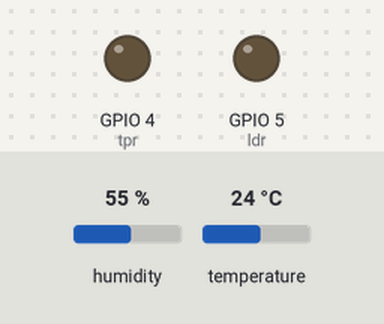
Simulated run of this program. Board: ESP8266 (NodeMCU). On the bench: output pins drawn as LEDs (lit = HIGH). Inputs (shaded band) come from the test bench; at power-on: humidity 55 %, temperature 24 °C. WiFi joins after 1.5 s; servers stay silent unless stated; EEPROM starts erased; what the program prints to the serial monitor is not drawn. At 2.1 s the program puts the board to deep sleep or switches it off; the recording ends there.

Above: at 0.1 s.
At 1.6 s:
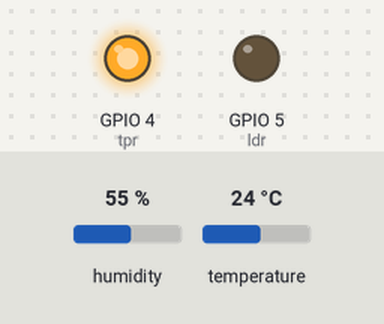
Timing chart, 0 to 2.1 s (numbered marks = the images above):
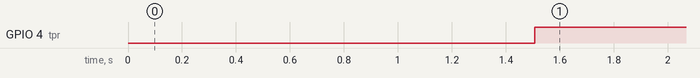

The program:

main.cpp
```cpp
#include <Arduino.h>
#include "EEPROM.h"
#if defined(ESP32)
#include <WiFi.h>
#elif defined(ESP8266)
#include <ESP8266WiFi.h>
#endif
#include <Firebase_ESP_Client.h>
#include "DHTesp.h"
DHTesp dht;
#define ldr 5
#define tpr 4
long int x = 0;
long int y;
int analogdan_gelen_deger1;
int analogdan_gelen_deger2;
int sure = 2000;

#define EEPROM_SIZE 512

int a, b;

unsigned long lastTime = 0;
unsigned long timerDelay = 10000;

//Provide the token generation process info.
#include "addons/TokenHelper.h"
//Provide the RTDB payload printing info and other helper functions.
#include "addons/RTDBHelper.h"

// Insert your network credentials
#define WIFI_SSID "mucitpark"
#define WIFI_PASSWORD "mucitpark388"

// Insert Firebase project API Key
#define API_KEY "AIzaSyB5IqG0nF7W4fDaiVy60uKkaw7UhcAzLM8"

// Insert RTDB URLefine the RTDB URL */
#define DATABASE_URL "lifetree-2-default-rtdb.europe-west1.firebasedatabase.app"

//Define Firebase Data object
FirebaseData fbdo;

FirebaseAuth auth;
FirebaseConfig config;

unsigned long sendDataPrevMillis = 0;
int count = 0;
bool signupOK = false;
void sendSensorValue(String kitID, String dateTime, float humidityValue, float temperatureValue, int soilHumidityValue);
void sendSensorRealtimeValue(String kitID,  float humidityValue, float temperatureValue, int soilHumidityValue);

void setup()
{
  Serial.begin(9600);
  EEPROM.begin(EEPROM_SIZE);
   Serial.setTimeout(2000);
  pinMode(ldr, OUTPUT);
  pinMode(tpr, OUTPUT);

  dht.setup(14, DHTesp::DHT11); // Connect DHT sensor to GPIO 14

  WiFi.begin(WIFI_SSID, WIFI_PASSWORD);
  Serial.print("Connecting to Wi-Fi");
  while (WiFi.status() != WL_CONNECTED)
  {
    Serial.print(".");
    delay(300);
  }
  Serial.println();
  Serial.print("Connected with IP: ");
  Serial.println(WiFi.localIP());
  Serial.println();

  /* Assign the api key (required) */
  config.api_key = API_KEY;

  /* Assign the RTDB URL (required) */
  config.database_url = DATABASE_URL;

  /* Sign up */
  if (Firebase.signUp(&config, &auth, "", ""))
  {
    Serial.println("ok");
    signupOK = true;
  }
  else
  {
    Serial.printf("%s\n", config.signer.signupError.message.c_str());
  }

  /* Assign the callback function for the long running token generation task */
  config.token_status_callback = tokenStatusCallback; //see addons/TokenHelper.h

  Firebase.begin(&config, &auth);
  Firebase.reconnectWiFi(true);
}

String BrandName = "NemFlora";
String KitsTable = "Kitler";
String KitID = "1";
String RealtimeKey = "RealtimeData";
String DatasKey = "Datas";
String HumidityKey = "Humidity";
String TemperatureKey = "Temperature";
String SoilHumidityKey = "SoilHumidity";


void loop()
{


  a = EEPROM.read(0);
  lastTime=millis();
     a=a+1;

  EEPROM.write(0, a);
  String b ="";

  EEPROM.commit();
  digitalWrite(tpr, HIGH);
  float HumidityValue = dht.getHumidity();
  float TemperatureValue = dht.getTemperature();
  int SoilHumidityValue = analogRead(A0);
  sendSensorValue(KitID,b+a,HumidityValue,TemperatureValue,SoilHumidityValue);
  //sendSensorRealtimeValue(KitID,HumidityValue,TemperatureValue,SoilHumidityValue);
  Serial.println(SoilHumidityValue);
  Serial.println(TemperatureValue);
  Serial.println(HumidityValue);
  delay(100);
  ESP.deepSleep(10800e6);
}

void sendSensorValue(String kitID, String dateTime, float humidityValue, float temperatureValue, int soilHumidityValue)
{
  Firebase.RTDB.setInt(&fbdo,BrandName+"/"+KitsTable+"/"+kitID+"/"+DatasKey+"/"+dateTime+"/"+HumidityKey, 40);
  Firebase.RTDB.setFloat(&fbdo,BrandName+"/"+KitsTable+"/"+kitID+"/"+DatasKey+"/"+dateTime+"/"+TemperatureKey, 27);
  Firebase.RTDB.setInt(&fbdo,BrandName+"/"+KitsTable+"/"+kitID+"/"+DatasKey+"/"+dateTime+"/"+SoilHumidityKey, 50);

}


void sendSensorRealtimeValue(String kitID,  float humidityValue, float temperatureValue, int soilHumidityValue)
{

   Firebase.RTDB.setInt(&fbdo,BrandName+"/"+KitsTable+"/"+kitID+"/"+RealtimeKey+"/"+HumidityKey, humidityValue);
   Firebase.RTDB.setFloat(&fbdo,BrandName+"/"+KitsTable+"/"+kitID+"/"+RealtimeKey+"/"+TemperatureKey, temperatureValue);
   Firebase.RTDB.setInt(&fbdo,BrandName+"/"+KitsTable+"/"+kitID+"/"+RealtimeKey+"/"+SoilHumidityKey, soilHumidityValue);

}
```

Measured:
- by itself, GPIO 4 (tpr): LOW → HIGH at 1.5 s
